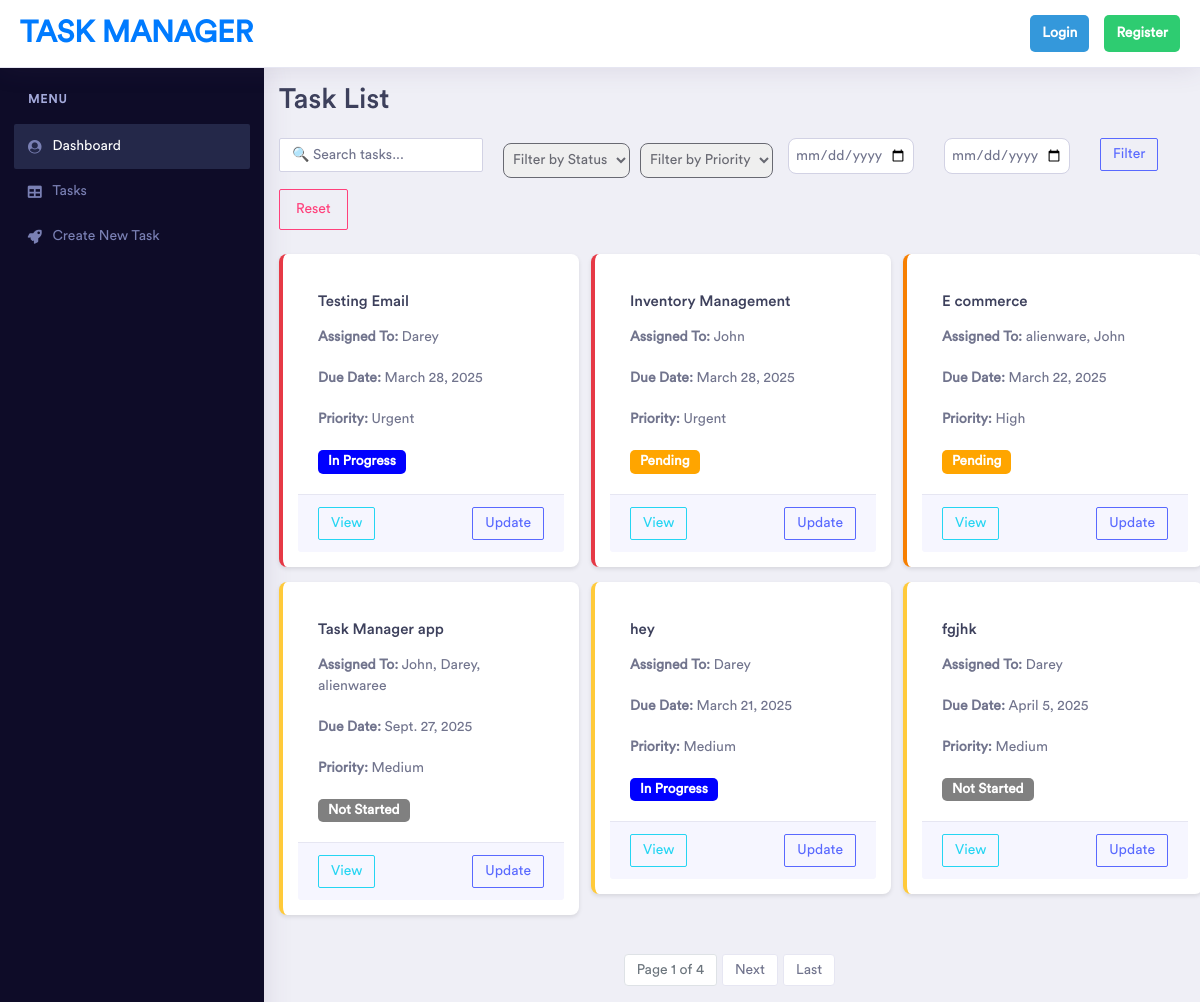
The page /tasks on the database its author committed.
### base/models.py (models this page shows, shortened)
class Task(models.Model):
    STATUS_CHOICES = [
        ('Not Started', 'Not Started'),
        ('Pending', 'Pending'),
        ('In Progress', 'In Progress'),
        ('Review', 'Review'),  # New status
        ('Submitted', 'Submitted'),
        ('Completed', 'Completed'),
    ]
    PRIORITY_MAPPING = {
        'Urgent': 1,
        'High': 2,
        'Medium': 3,
        'Low': 4,
    }
    PRIORITY_CHOICES = [
        ('Low', 'Low'),
        ('Medium', 'Medium'),
        ('High', 'High'),
        ('Urgent', 'Urgent'),
    ]
    title = models.CharField(max_length=255)
    description = models.TextField()
    assigned_to = models.ManyToManyField(User, related_name='tasks')
    status = models.CharField(max_length=20, choices=STATUS_CHOICES, default='Not Started')
    priority = models.CharField(max_length=10, choices=PRIORITY_CHOICES, default='Medium')
    due_date = models.DateField()
    project_link = models.URLField(blank=True, null=True)
    created_by = models.ForeignKey(User, on_delete=models.CASCADE, related_name='created_tasks')
    created_at = models.DateTimeField(auto_now_add=True)
    updated_at = models.DateTimeField(auto_now_add=True, null=True)
    class Meta:
        ordering = ['priority']

### base/views.py (the view)
# urls.py: path('tasks', taskList, name='task_list'),
def taskList(request):
    tasks = Task.objects.all()
    query = request.GET.get('q', '')
    status_filter = request.GET.get('status', '')
    priority_filter = request.GET.get('priority', '')
    start_date = request.GET.get('start_date', '')
    end_date = request.GET.get('end_date', '')
    if query:
        tasks = tasks.filter(Q(title__icontains=query) | Q(description__icontains=query))
    if status_filter:
        tasks = tasks.filter(status=status_filter)
    if priority_filter:
        tasks = tasks.filter(priority=priority_filter)
    if start_date:
        tasks = tasks.filter(due_date__gte=start_date)
    if end_date:
        tasks = tasks.filter(due_date__lte=end_date)
    priority_order = Case(
        When(priority="Urgent", then=Value(1)),
        When(priority="High", then=Value(2)),
        When(priority="Medium", then=Value(3)),
        When(priority="Low", then=Value(4)),
        default=Value(5),
        output_field=IntegerField(),
    )
    status_order = Case(
        When(status="Completed", then=Value(2)),  # Completed tasks last
        default=Value(1),  # Other statuses first
        output_field=IntegerField(),
    )
    tasks = tasks.annotate(
        priority_value=priority_order,
        status_value=status_order
    ).order_by("status_value", "priority_value", "-created_at")
    paginator = Paginator(tasks, 6)
    page_number = request.GET.get('page')
    page_obj = paginator.get_page(page_number)
    context = {
        'page_obj': page_obj,
        'query': query,
        'status_choices': Task.STATUS_CHOICES,
        'priority_choices': Task.PRIORITY_CHOICES,
    }
    return render(request, 'tasks/task_list.html', context)

### base/templates/tasks/task_list.html (shortened to what this page needs)
{% extends 'base.html' %}
{% block content %}
<div class="dashboard-wrapper">
    <div class="container mt-4">
        <h2 class="mb-4">Task List</h2>
        <form method="GET" class="row g-2 mb-4">
            <div class="col-md-3">
                <input type="text" name="q" value="{{ query }}" placeholder="🔍 Search tasks..." class="form-control">
            </div>
            <div class="mb-3">
                <select name="status" class="form-select" style="height: 35px; padding: 5px; margin-left: 5px; margin-right: 5px; color: #686972; border: 1px solid #686972;">
                    <option value="">Filter by Status</option>
                </select>
            </div>
            <div class="mb-3">
                <select name="priority" class="form-select" style="height: 35px; padding: 5px; margin-left: 5px; color: #686972; border: 1px solid #686972;">
                    <option value="">Filter by Priority</option>
                </select>
            </div>
            <div class="col-md-2">
                <input type="date" name="start_date" value="{{ request.GET.start_date }}" class="form-control">
            </div>
            <div class="col-md-2">
                <input type="date" name="end_date" value="{{ request.GET.end_date }}" class="form-control">
            </div>
            <div class="col-md-1 d-grid">
                <button type="submit" class="btn btn-sm btn-outline-primary">Filter</button>
            </div>
            <div class="col-md-1 d-grid">
                <a href="{% url 'task_list' %}" class="btn btn-outline-secondary">Reset</a>
            </div>
        </form>
        <div class="row">
            {% for task in page_obj %}
            <div class="col-md-6 col-lg-4">
                <div class="card task-card border-start border-4 {{ task.priority|lower }}">
                    <div class="card-body">
                        <h5 class="card-title fw-bold">{{ task.title }}</h5>
                        <p class="card-text"><strong>Assigned To:</strong>
                            {% for user in task.assigned_to.all %}
                                {{ user.username }}{% if not forloop.last %}, {% endif %}
                            {% empty %}
                                No assignees
                            {% endfor %}
                        </p>
                        <p class="card-text"><strong>Due Date:</strong> {{ task.due_date }}</p>
                        <p class="card-text"><strong>Priority:</strong> {{ task.get_priority_display }}</p>
                        <span class="badge status {{ task.status|lower|slugify }}">{{ task.get_status_display }}</span>
                    </div>
                    <div class="card-footer d-flex justify-content-between">
                        <a href="{% url 'task_detail' task.id %}" class="btn btn-sm btn-outline-info">View</a>
                        <a href="{% url 'update_task' task.id %}" class="btn btn-sm btn-outline-primary">Update</a>
                    </div>
                </div>
            </div>
            {% empty %}
                <p class="text-center text-muted">No tasks available.</p>
            {% endfor %}
        </div>
        <nav class="mt-4">
            <ul class="pagination justify-content-center">
                <li class="page-item disabled"><span class="page-link">Page {{ page_obj.number }} of {{ page_obj.paginator.num_pages }}</span></li>
                {% if page_obj.has_next %}
                    <li class="page-item"><a href="?page={{ page_obj.next_page_number }}" class="page-link">Next</a></li>
                    <li class="page-item"><a href="?page={{ page_obj.paginator.num_pages }}" class="page-link">Last</a></li>
                {% endif %}
            </ul>
        </nav>
    </div>
</div>
{% endblock %}

### static/style/style.css (style rules this page uses)
.status { color: white !important; padding: 5px 10px; border-radius: 4px; font-size: 0.85rem; font-weight: 500; display: inline-block; text-transform: capitalize; }
.status.not-started { background-color: gray !important; }
.status.pending { background-color: orange !important; }
.status.in-progress { background-color: blue !important; }
.urgent { border-left-color: #e63946 !important; }
.high { border-left-color: #f77f00 !important; }
.medium { border-left-color: #ffca3a !important; }
.task-card { background: white; padding: 15px; margin-bottom: 15px; border-radius: 8px; box-shadow: 0px 2px 5px rgba(0, 0, 0, 0.1); transition: 0.3s; }
.form-select { border-radius: 8px; font-weight: 500; cursor: pointer; margin-left: 5px; margin-left: 5px; padding: 5px; transform: translateY(5px); color: #686972; border: 0; }
.form-select option { padding-left: 10px; }
input[type="date"] { border-radius: 8px; padding: 6px; }
.pagination { display: flex; justify-content: center; margin-top: 20px; }
.task-card { background: #fff; padding: 20px; border-radius: 10px; box-shadow: 0px 4px 10px rgba(0, 0, 0, 0.1); }
.status { padding: 5px 10px; border-radius: 5px; font-weight: bold; display: inline-block; }
.status.not-started { background-color: gray; color: white; }
.status.in-progress { background-color: blue; color: white; }
.status.pending { background-color: orange; color: white; }
.task-card { background: white; padding: 15px; border-radius: 8px; box-shadow: 0 2px 4px rgba(0, 0, 0, 0.1); width: 300px; }
.task-card.urgent { border-left: 4px solid red; }
.task-card.high { border-left: 4px solid orange; }
.task-card.medium { border-left: 4px solid yellow; }

### rows shown on the page
Task: title "Testing Email", due_date "March 28, 2025", priority "Urgent", status "In Progress"
Task: title "Inventory Management", due_date "March 28, 2025", priority "Urgent", status "Pending"
Task: title "E commerce", due_date "March 22, 2025", priority "High", status "Pending"
Task: title "Task Manager app", due_date "Sept. 27, 2025", priority "Medium", status "Not Started"
Task: title "hey", due_date "March 21, 2025", priority "Medium", status "In Progress"
Task: title "fgjhk", due_date "April 5, 2025", priority "Medium", status "Not Started"

### other values the page prints
{{ user.username }} "Darey"
{{ user.username }} "John"
{{ user.username }} "alienware"
{{ user.username }} "alienwaree"
{{ page_obj.number }} "1"
{{ page_obj.paginator.num_pages }} "4"
